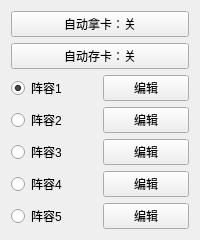
<?xml version="1.0" encoding="UTF-8"?>
<ui version="4.0">
 <class>Form</class>
 <widget class="QWidget" name="Form">
  <property name="geometry">
   <rect>
    <x>0</x>
    <y>0</y>
    <width>200</width>
    <height>229</height>
   </rect>
  </property>
  <property name="windowTitle">
   <string>Autolol</string>
  </property>
  <layout class="QGridLayout" name="gridLayout">
   <item row="0" column="0">
    <layout class="QGridLayout" name="gridLayout_2">
     <item row="12" column="0">
      <layout class="QHBoxLayout" name="horizontalLayout_5">
       <item>
        <widget class="QRadioButton" name="radioButton_5">
         <property name="text">
          <string>阵容5</string>
         </property>
         <property name="lineup" stdset="0">
          <string>lineup5</string>
         </property>
        </widget>
       </item>
       <item>
        <widget class="QPushButton" name="lineup5">
         <property name="text">
          <string>编辑</string>
         </property>
         <property name="lineupName" stdset="0">
          <string>阵容5</string>
         </property>
        </widget>
       </item>
      </layout>
     </item>
     <item row="10" column="0">
      <layout class="QHBoxLayout" name="horizontalLayout_4">
       <item>
        <widget class="QRadioButton" name="radioButton_4">
         <property name="text">
          <string>阵容4</string>
         </property>
         <property name="lineup" stdset="0">
          <string>lineup4</string>
         </property>
        </widget>
       </item>
       <item>
        <widget class="QPushButton" name="lineup4">
         <property name="text">
          <string>编辑</string>
         </property>
         <property name="lineupName" stdset="0">
          <string>阵容4</string>
         </property>
        </widget>
       </item>
      </layout>
     </item>
     <item row="5" column="0">
      <layout class="QHBoxLayout" name="horizontalLayout_2">
       <item>
        <widget class="QRadioButton" name="radioButton_2">
         <property name="text">
          <string>阵容2</string>
         </property>
         <property name="lineup" stdset="0">
          <string>lineup2</string>
         </property>
        </widget>
       </item>
       <item>
        <widget class="QPushButton" name="lineup2">
         <property name="text">
          <string>编辑</string>
         </property>
         <property name="lineupName" stdset="0">
          <string>阵容2</string>
         </property>
        </widget>
       </item>
      </layout>
     </item>
     <item row="0" column="0">
      <layout class="QVBoxLayout" name="verticalLayout">
       <item>
        <widget class="QPushButton" name="pushButton_2">
         <property name="text">
          <string>自动拿卡：关</string>
         </property>
         <property name="get_state" stdset="0">
          <bool>false</bool>
         </property>
        </widget>
       </item>
       <item>
        <widget class="QPushButton" name="pushButton">
         <property name="enabled">
          <bool>true</bool>
         </property>
         <property name="text">
          <string>自动存卡：关</string>
         </property>
        </widget>
       </item>
      </layout>
     </item>
     <item row="4" column="0">
      <layout class="QHBoxLayout" name="horizontalLayout">
       <item>
        <widget class="QRadioButton" name="radioButton">
         <property name="text">
          <string>阵容1</string>
         </property>
         <property name="checked">
          <bool>true</bool>
         </property>
         <property name="lineup" stdset="0">
          <string>lineup1</string>
         </property>
        </widget>
       </item>
       <item>
        <widget class="QPushButton" name="lineup1">
         <property name="text">
          <string>编辑</string>
         </property>
         <property name="lineupName" stdset="0">
          <string>阵容1</string>
         </property>
        </widget>
       </item>
      </layout>
     </item>
     <item row="8" column="0">
      <layout class="QHBoxLayout" name="horizontalLayout_3">
       <item>
        <widget class="QRadioButton" name="radioButton_3">
         <property name="text">
          <string>阵容3</string>
         </property>
         <property name="lineup" stdset="0">
          <string>lineup3</string>
         </property>
        </widget>
       </item>
       <item>
        <widget class="QPushButton" name="lineup3">
         <property name="text">
          <string>编辑</string>
         </property>
         <property name="lineupName" stdset="0">
          <string>阵容3</string>
         </property>
        </widget>
       </item>
      </layout>
     </item>
    </layout>
   </item>
  </layout>
 </widget>
 <resources/>
 <connections/>
</ui>
